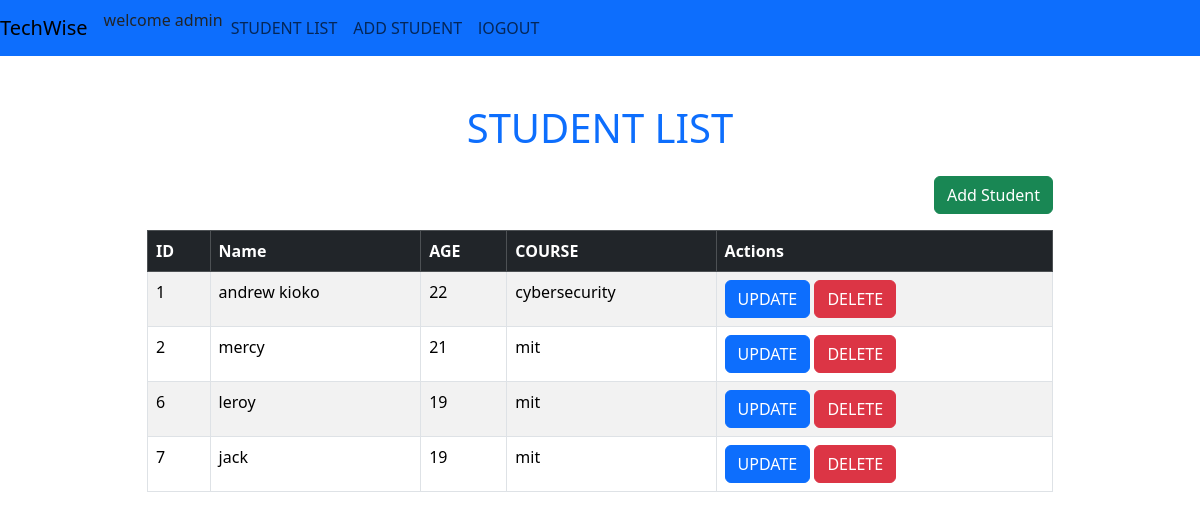
/studentlist/ (signed in), run on the app's committed database.
### crudapp/models.py (models this page shows, shortened)
class Student(models.Model):
    fullname = models.CharField(max_length=50)
    age = models.IntegerField()
    course = models.CharField(max_length=50)

### crudapp/views.py (the view)
# urls.py: path('studentlist/',views.student_list,name='student_list'),
@login_required
def student_list(request):
    students=Student.objects.all()
    return render(request, 'studentlist.html',{'students':students})

### crudapp/templates/studentlist.html (shortened to what this page needs)
{% extends 'base.html'%}
{% block content %}
<div class="container mt-4">
    <div class="row justify-content-center">
        <div class="col-md-10">
<h1 class="text-center mb-4 text-primary"  >STUDENT LIST</h1>
             <div class="mb-3 text-end">
                  {%if user.is_staff %}
                <a href="{% url 'add_student' %}" class="btn btn-success">
                     Add Student
                </a>
                 {%endif%}
            </div>
<table class="table table-bordered table-striped ">
    <thead class="table-dark">
    <tr>
        <th>ID</th>
        <th>Name</th>
        <th>AGE</th>
        <TH>COURSE</TH>
        <th>Actions</th>
    </tr>
    </thead>
    <tbody>
    {% for student in students %}
    <tr>
        <td>{{student.id}}</td>
        <td>{{student.fullname}}</td>
        <td>{{student.age}}</td>
        <td>{{student.course}}</td>
        <td>
            {%if user.is_staff %}
            <a href="{% url 'update_student' student.id %}"class=" btn btn-primary">UPDATE</a>
            <a  href="{% url 'delete_student'  student.id %}"class="btn btn-danger">DELETE</a>
            {%else%}
            <span>view only</span>
            {%endif%}
        </td>
    </tr>
    {%endfor%}
    </tbody>
</table>
        </div>
    </div>
</div>
{% endblock %}

### crudapp/templates/base.html (shortened to what this page needs)
<!DOCTYPE html>
<html lang="en">
<head>
    <link href="https://cdn.jsdelivr.net/npm/bootstrap@5.3.7/dist/css/bootstrap.min.css" rel="stylesheet">
</head>
<body>
<nav class="navbar navbar-expand-lg navbar-light bg-primary ">
  <a class="navbar-brand" href="#">TechWise</a>
  <div class="collapse navbar-collapse" id="navbarTogglerDemo02">
    <ul class="navbar-nav mr-auto mt-2 mt-lg-0">
    {% if user.is_authenticated %}
        <li class="nav-item active">
            <span>welcome {{user.username}}</span>
      </li>
       <li class="nav-item">
        <a class="nav-link" href="{% url 'student_list'%}">STUDENT LIST</a>
      </li>
        {%if user.is_staff %}
       <li class="nav-item">
        <a class="nav-link" href="{% url 'add_student'%}">ADD STUDENT</a>
      </li>
        {% endif %}
       <li class="nav-item">
        <a class="nav-link" href="{% url 'logout'%}">lOGOUT</a>
      </li>
{%endif%}
  </div>
</nav>
<div class="container mt-5">
  {%block content%}
  {% endblock %}
</div>
</body>
</html>

### data on the page
Student: id "1", fullname "andrew kioko", age "22", course "cybersecurity"
Student: id "2", fullname "mercy", age "21", course "mit"
Student: id "6", fullname "leroy", age "19", course "mit"
Student: id "7", fullname "jack", age "19", course "mit"

### other printed values
{{ user.username }} "admin"
